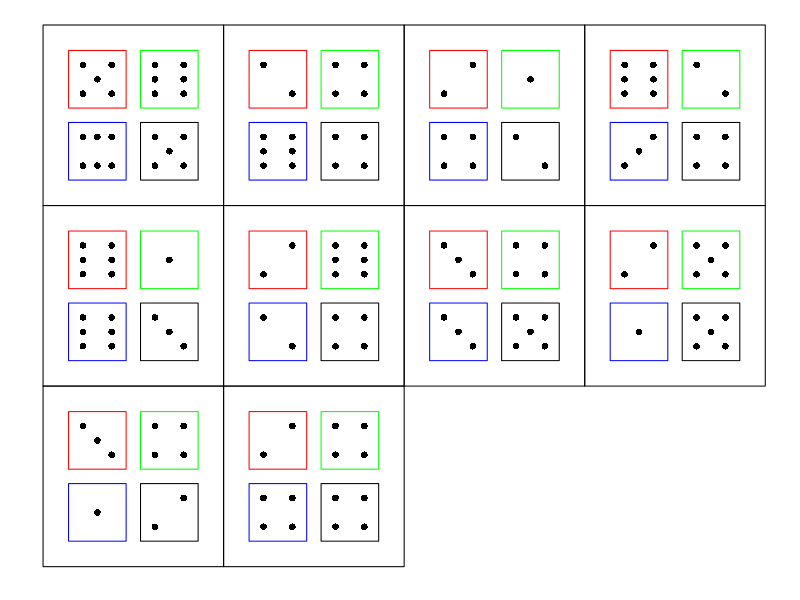
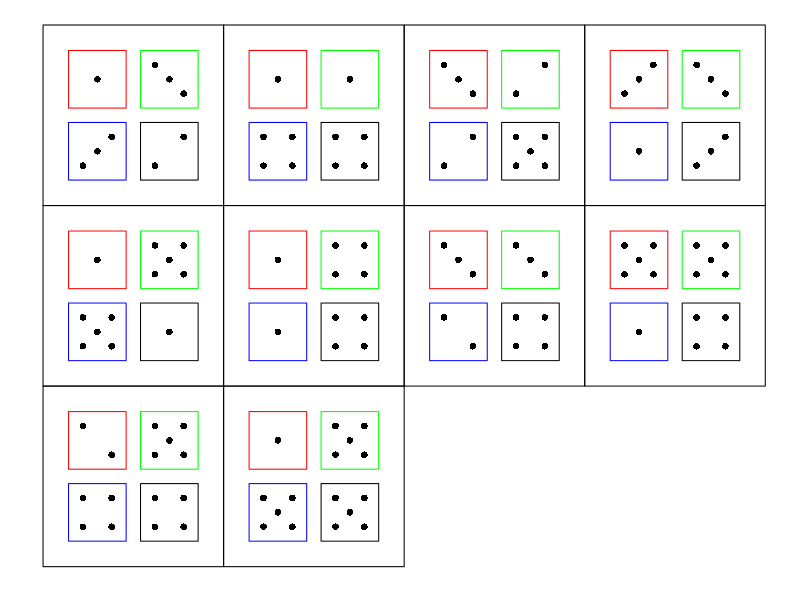
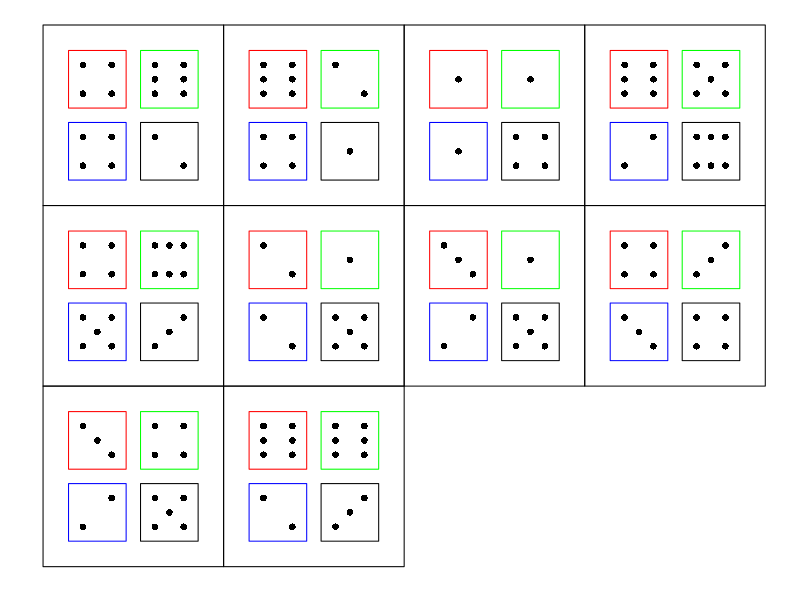
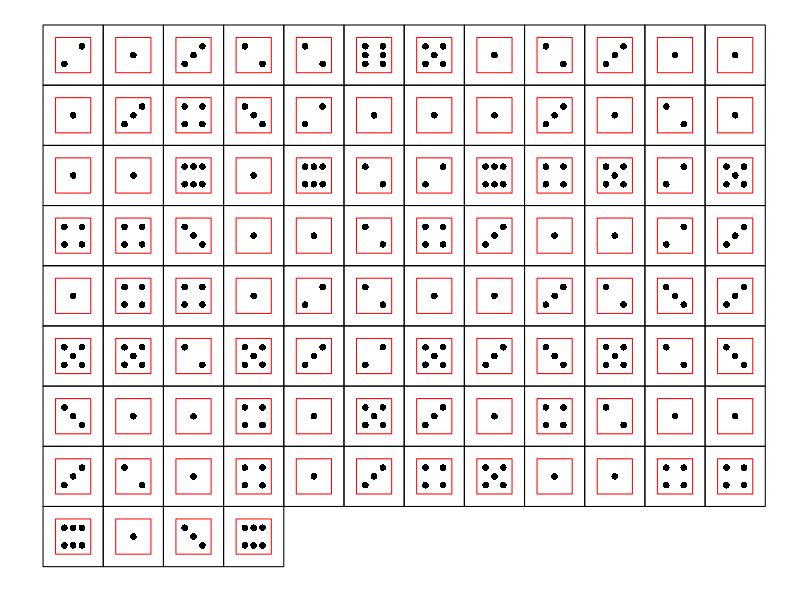
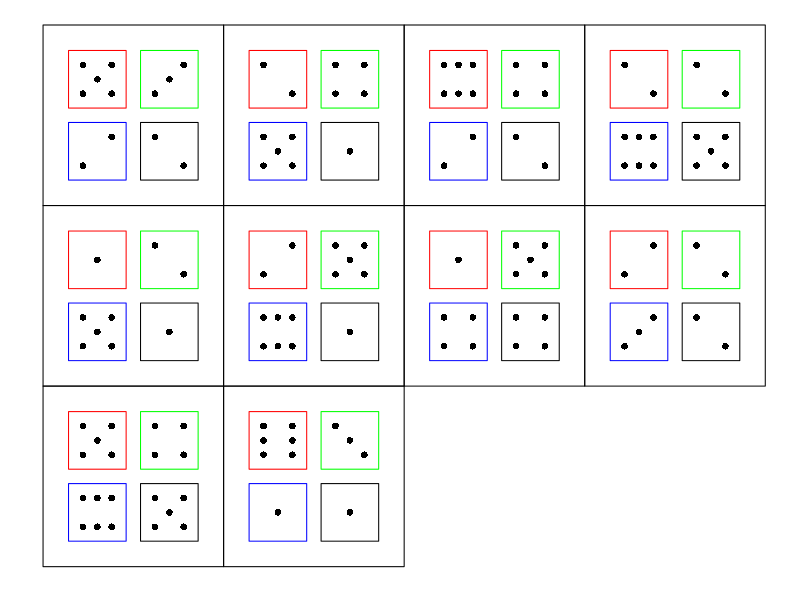
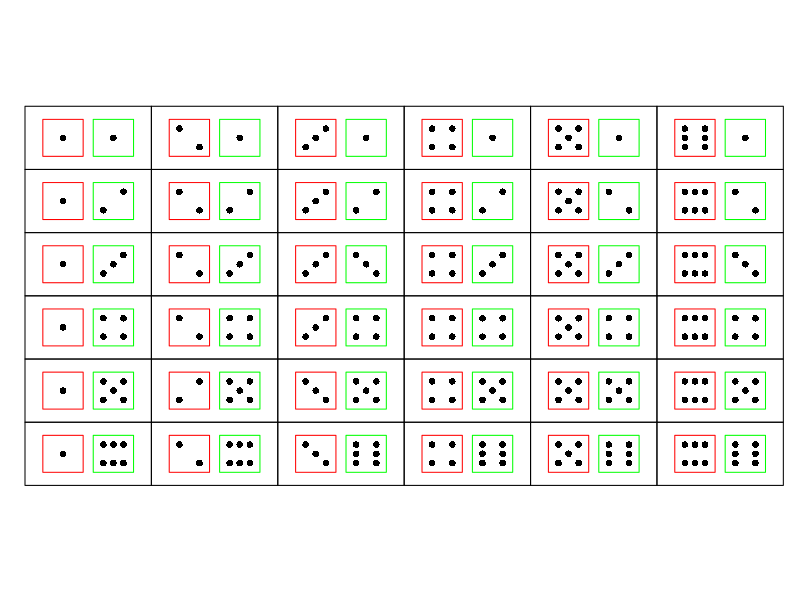

These charts were generated, in order, by the following R code:
library(TeachingDemos)


### Name: dice
### Title: Simulate rolling dice
### Aliases: dice plot.dice panel.dice prepanel.dice
### Keywords: distribution hplot datagen

### ** Examples


# 10 rolls of 4 fair dice
dice(10,4, plot.it=TRUE)

# or

plot(dice(10,4))

# or

tmp <- dice(10,4)
plot(tmp)

# a loaded die
table(tmp <- dice(100,1,plot.it=TRUE, load=6:1 ) )
colMeans(tmp)

# Efron's dice
ed <- list( rep( c(4,0), c(4,2) ),
  rep(3,6), rep( c(6,2), c(2,4) ),
  rep( c(5,1), c(3,3) ) )

tmp <- dice( 10000, ndice=4 )
ed.out <- sapply(1:4, function(i) ed[[i]][ tmp[[i]] ] )

mean(ed.out[,1] > ed.out[,2])
mean(ed.out[,2] > ed.out[,3])
mean(ed.out[,3] > ed.out[,4])
mean(ed.out[,4] > ed.out[,1])


## redo De Mere's question

demere1 <- dice(10000,4)
demere2 <- dice(10000,24,sides=36)

mean(apply( demere1, 1, function(x) 6 %in% x ))

mean(apply( demere2, 1, function(x) 36 %in% x))

plot(demere1[1:10,])

## plot all possible combinations of 2 dice

plot.dice( expand.grid(1:6,1:6), layout=c(6,6) )
